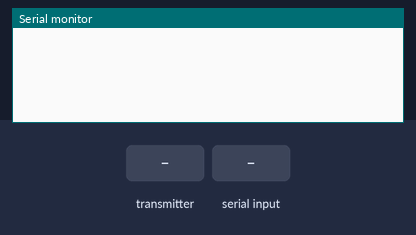
A sketch run on a simulated ESP32. Parts: the last lines printed to the serial monitor. The inputs (shaded band) are chosen by the test bench.

Above: at 1.2 s.
1.3 s: the transmitter starts sending type = Register
At 1.66 s:
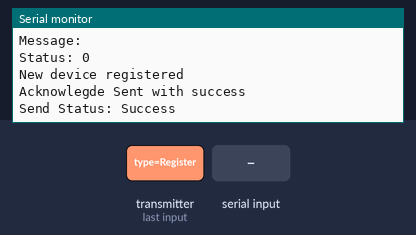
2.8 s: the transmitter starts sending message = Register
4.8 s: "Register\n" received over Serial
6.5 s: the transmitter starts sending type = Update
At 6.86 s:
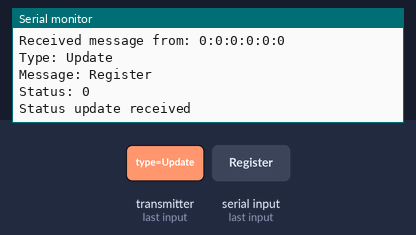

Measured:
- after the input at 1.3 s, the serial monitor: prints a new line after 0.05 s (image 1)
- after the input at 6.5 s, the serial monitor: prints a new line after 0.05 s (image 2)

The sketch:

main.ino
```cpp
#include <esp_now.h>
#include <WiFi.h>

// Structure for messages
typedef struct struct_message {
    char type[10];
    char message[32];
    int status;
    uint8_t target_mac[6];  // Target MAC address
    bool reset;
} struct_message;

esp_now_peer_info_t peerInfo = {};

#define CHANNEL 0
#define MAX_PEERS 20
uint8_t peerAddresses[MAX_PEERS][6];
int peerCount = 0;
bool reset = true;
unsigned long lastDiscoveryTime = 0;
const unsigned long discoveryInterval = 10000;

void discoverSubNodes() {
    struct_message discoveryMessage;
    strcpy(discoveryMessage.type, "Discover");
    strcpy(discoveryMessage.message, "Central: Hey! Anyone Here?");
    discoveryMessage.reset = reset;
    discoveryMessage.status = 0;

    // Step 1: Broadcast discovery message
    uint8_t broadcastAddress[] = {0xFF, 0xFF, 0xFF, 0xFF, 0xFF, 0xFF};
    memcpy(peerInfo.peer_addr, broadcastAddress, 6);

    if (esp_now_add_peer(&peerInfo) != ESP_OK)
    {
        Serial.println("Failed to add peer");
        return;
    }

    esp_err_t result = esp_now_send(broadcastAddress, (uint8_t *)&discoveryMessage, sizeof(discoveryMessage));
    if (result == ESP_OK) {
        Serial.println("Discover Message Sent with success");
    } else {
        Serial.println("Error Broadcasting Discover Message");
        return;
    }
    esp_now_del_peer(peerInfo.peer_addr);
}


void OnDataRecv(const uint8_t *mac_addr, const uint8_t *incomingData, int len) {
    struct_message RecvData;
    memcpy(&RecvData, incomingData, sizeof(RecvData));
    Serial.print("Received message from: ");
    for (int i = 0; i < 6; i++) {
        Serial.print(mac_addr[i], HEX);
        if (i < 5) Serial.print(":");
    }

    Serial.println();

    Serial.print("Type: ");
    Serial.println(RecvData.type);
    Serial.print("Message: ");
    Serial.println(RecvData.message);
    Serial.print("Status: ");
    Serial.println(RecvData.status);

    // Handle registration
    if (strcmp(RecvData.type, "Register") == 0) {
        bool alreadyRegistered = false;
        for (int i = 0; i < peerCount; i++) {
            if (memcmp(peerAddresses[i], mac_addr, 6) == 0) {
                alreadyRegistered = true;
                struct_message ackMessage;
                strcpy(ackMessage.type, "NoAckReq");
                strcpy(ackMessage.message, "Already Registered");
                ackMessage.status = 1;

                memcpy(peerInfo.peer_addr, mac_addr, 6);
                if (esp_now_add_peer(&peerInfo) != ESP_OK)
                {
                    Serial.println("Failed to add peer (reg)");
                    return;
                }
                esp_err_t result = esp_now_send(mac_addr, (uint8_t *) &ackMessage, sizeof(ackMessage));
                if (result == ESP_OK) {
                    Serial.println("Acknowlegde Sent with success");
                    reset = false;
                }
                else {
                    Serial.println("Error sending the Acknowlege Message");
                }
                esp_now_del_peer(peerInfo.peer_addr);
                break;
            }
        }
        if (!alreadyRegistered && peerCount < MAX_PEERS) {
            memcpy(peerAddresses[peerCount], mac_addr, 6);
            peerCount++;
            Serial.println("New device registered");

            // Send acknowledgment
            struct_message ackMessage;
            strcpy(ackMessage.type, "ack");
            strcpy(ackMessage.message, "Registered");
            ackMessage.status = 1;
            memcpy(peerInfo.peer_addr, mac_addr, 6);
            if (esp_now_add_peer(&peerInfo) != ESP_OK)
            {
                Serial.println("Failed to add peer (reg)");
                return;
            }
            esp_err_t result = esp_now_send(mac_addr, (uint8_t *) &ackMessage, sizeof(ackMessage));
            if (result == ESP_OK) {
                Serial.println("Acknowlegde Sent with success");
                reset = false;
            }
            else {
                Serial.println("Error sending the Acknowlege Message");
            }
            esp_now_del_peer(peerInfo.peer_addr);
        }
    }
    else if (strcmp(RecvData.type, "Update") == 0) {
        Serial.println("Status update received");
    }
}

void OnDataSent(const uint8_t *mac_addr, esp_now_send_status_t status) {
    Serial.print("Send Status: ");
    Serial.println(status == ESP_NOW_SEND_SUCCESS ? "Success" : "Fail");
}

void printStructMessage(const struct_message &msg) {
    Serial.print("Type: ");
    Serial.println(msg.type);
    Serial.print("Message: ");
    Serial.println(msg.message);
    Serial.print("Status: ");
    Serial.println(msg.status);
    Serial.print("Reset: ");
    Serial.println(msg.reset);
    Serial.print("Target MAC Address: ");
    for (int i = 0; i < 6; i++) {
        Serial.print(msg.target_mac[i], HEX);
        if (i < 5) Serial.print(":");
    }
    Serial.println();
}

void setup() {
    Serial.begin(115200);
    WiFi.mode(WIFI_STA);
    WiFi.disconnect();

    if (esp_now_init() != ESP_OK) {
        Serial.println("Error initializing ESP-NOW");
        return;
    }

    peerInfo.channel = 0;
    peerInfo.encrypt = false;

    esp_now_register_recv_cb(OnDataRecv);
    esp_now_register_send_cb(OnDataSent);
}

void loop() {
    unsigned long currentMillis = millis();
    if (currentMillis - lastDiscoveryTime >= discoveryInterval) {
        discoverSubNodes();
        lastDiscoveryTime = currentMillis;
    }

    struct_message myData;
    if (Serial.available() > 0) {
        strcpy(myData.type, "Request");
        String input = Serial.readStringUntil('\n');
        input.toCharArray(myData.message, sizeof(myData.message));
        myData.status = 0;
        myData.reset = false;

        for (int i = 0; i < peerCount; i++) {
            memcpy(peerInfo.peer_addr, peerAddresses[i], 6);

            if (esp_now_add_peer(&peerInfo) != ESP_OK)
            {
                Serial.println("Failed to add peer");
                return;
            }
            memcpy(myData.target_mac, peerAddresses[i], 6);
            esp_err_t result = esp_now_send(peerAddresses[i], (uint8_t *) &myData, sizeof(myData));
            if (result == ESP_OK) {
                Serial.println(sizeof(myData));
                Serial.println("Sent with success");
            } else {
                Serial.println("Error sending the data");
            }
            esp_now_del_peer(peerInfo.peer_addr);
        }
    }
    delay(1000);
}
```
